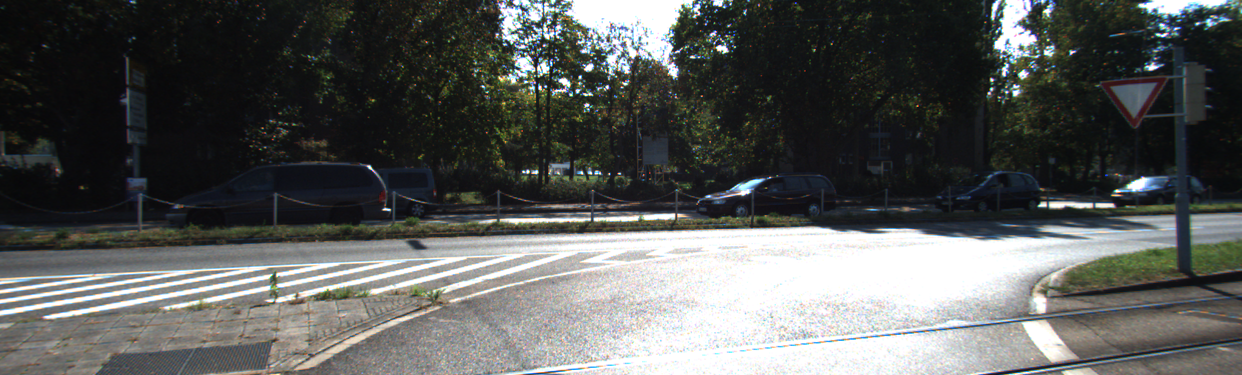
#> input picture data/kitti/image2/000000_10.png, 1242 x 375 px, found by its file name; its folder holds only this picture in this run
$ python stereo_match_kitti.py
#> lines starting #> are read from the running program, lines starting #| are printed output that depends on the picture; after the words box and inside, x2 and y2 are one past the last pixel; in counts of white or black regions, pixels touching at a corner belong together
#!/usr/bin/env python

'''
Simple example of stereo image matching using subset of KITTI 2015 stereo dataset.
Usage:
    ESC or q - quit
    h, l - navigate through images <left> <right>
    j, k - adjust block size for semi-global block matching algorithm <up> <down>
    r - reset to default parameters

Default params:
    blockSize = 11
    minDisparity = 0
    numDisparities = 112
    speckleWindowSize = 100
    speckleRange = 2
    uniquenessRatio = 10
    disp12MaxDiff = -1
    window_size = 3
    P1 = 8*3*window_size**2
    P2 = 32*3*window_size**2
'''

# Python 2/3 compatibility
from __future__ import print_function

import numpy as np
import cv2 as cv


def main():

    window_size = 3
    min_disp = 0
    num_disp = 112-min_disp
    block_size = 11

    '''
    Update StereoSGBM algorithm object with current algorithm parameters.
    '''
    def updateStereo():
        stereo = cv.StereoSGBM_create(minDisparity = min_disp,
                numDisparities = num_disp,
                blockSize = block_size,
                P1 = 8*3*window_size**2,
                P2 = 32*3*window_size**2,
                disp12MaxDiff = -1,
                uniquenessRatio = 10,
                speckleWindowSize = 100,
                speckleRange = 2
                )
        return stereo

    def printParams():
        print('blockSize = %d' % block_size)
        print('numDisparities = %d' % num_disp)
        print('window_size = %d' % window_size)

    stereo = updateStereo()


    img_no = 0;
    done = False
    while not done:

        imLname = 'data/kitti/image2/{:06d}_10.png'.format(img_no)
        imRname = 'data/kitti/image3/{:06d}_10.png'.format(img_no)

        print("open file %s" % imLname)

        imgL = cv.pyrDown(cv.imread(imLname))
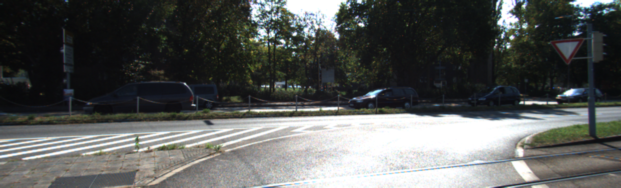
#> imgL: shape (188, 621, 3); mean B, G, R 89.4, 91.2, 89.1
        imgR = cv.pyrDown(cv.imread(imRname))

        disp = stereo.compute(imgL, imgR).astype(np.float32) / 16.0
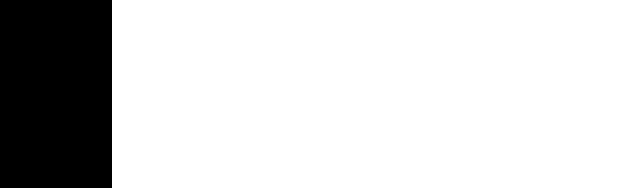
#> disp: shape (188, 621) float32; values -1 (black) and 0 (white), 82% white; 1 black region, box (x1, y1, x2, y2) and area: (0, 0, 112, 188) 21056

        printParams()
        # print("numDisparities = %d, disp.max = %d, disp.min = %d" % (num_disp, disp.max(), disp.min()))

        cv.imshow('left', imgL)
        cv.imshow('right', imgR)
        cv.imshow('disparity', (disp-min_disp)/num_disp)

        key = cv.waitKey()
#> (key q is pressed here)
        # print(key)
        if key == 27 or key == ord('q'): # ESC
            done = True
        elif key == ord('l'):
            img_no += 1
            img_no %= 10
        elif key == ord('h'):
            if img_no == 0:
                img_no = 10
            img_no -= 1
            img_no %= 10
        elif key == ord('j'):
            block_size = max(block_size-1, 1)
            stereo = updateStereo()
        elif key == ord('k'):
            block_size = min(block_size+1, 33)
            stereo = updateStereo()


if __name__ == '__main__':
    print(__doc__)
    main()
    cv.destroyAllWindows()
